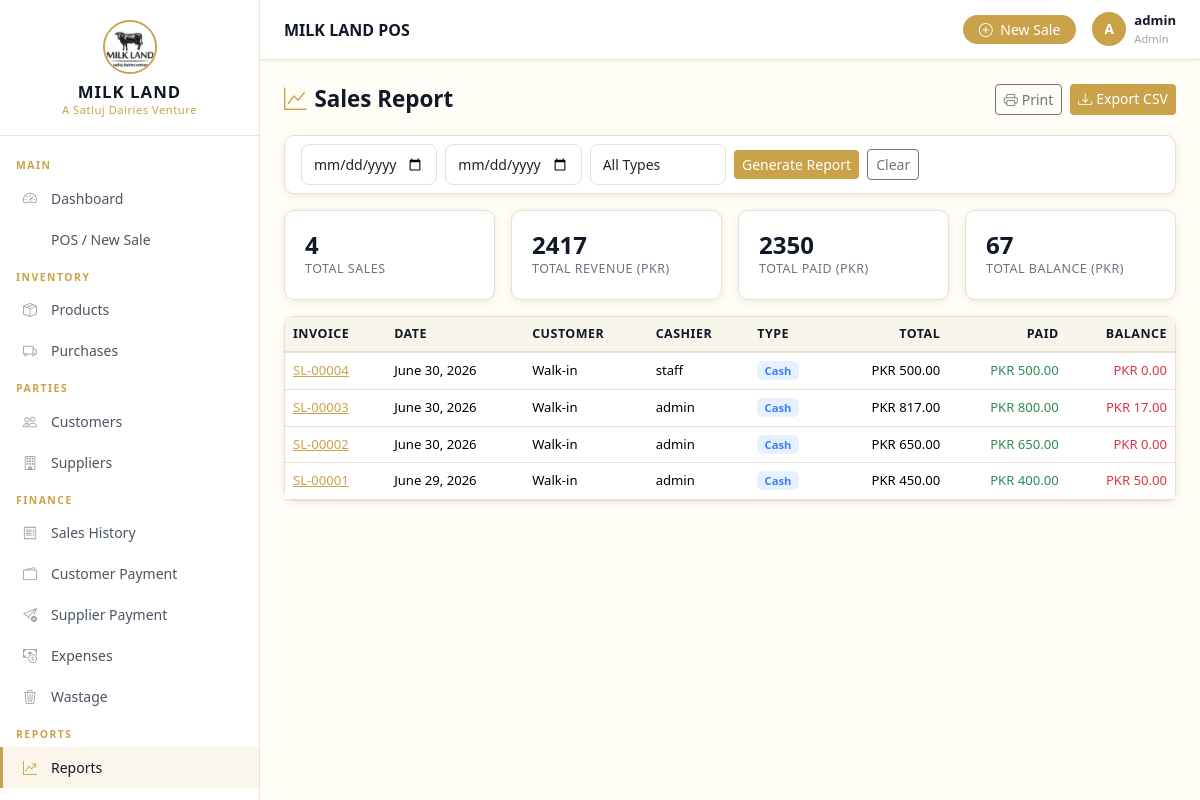
The app's page /reports/sales/ (signed in) with its own data.
### apps/sales/models.py (models this page shows, shortened)
class Sale(models.Model):
    SALE_TYPES = [
        ('Cash', 'Cash'),
        ('Credit', 'Credit'),
    ]
    invoice_number = models.CharField(max_length=50, unique=True)
    customer = models.ForeignKey(Customer, on_delete=models.SET_NULL, null=True, blank=True, related_name='sales')
    sale_date = models.DateField()
    sale_type = models.CharField(max_length=10, choices=SALE_TYPES, default='Cash')
    total_amount = models.DecimalField(max_digits=12, decimal_places=2, default=Decimal('0.00'))
    discount_percentage = models.DecimalField(max_digits=5, decimal_places=2, default=Decimal('0.00'))
    discount_amount = models.DecimalField(max_digits=12, decimal_places=2, default=Decimal('0.00'))
    grand_total = models.DecimalField(max_digits=12, decimal_places=2, default=Decimal('0.00'))
    paid_amount = models.DecimalField(max_digits=12, decimal_places=2, default=Decimal('0.00'))
    balance_amount = models.DecimalField(max_digits=12, decimal_places=2, default=Decimal('0.00'))
    notes = models.TextField(blank=True)
    cashier = models.ForeignKey(User, on_delete=models.SET_NULL, null=True, related_name='sales')
    created_at = models.DateTimeField(auto_now_add=True)
    updated_at = models.DateTimeField(auto_now=True)
    class Meta:
        ordering = ['-created_at']

### apps/reports/views.py (the view, shortened to what this page needs)
# urls.py: path('sales/', views.sales_report, name='sales'),
@login_required
def sales_report(request):
    date_from = request.GET.get('date_from', '')
    date_to = request.GET.get('date_to', '')
    sale_type = request.GET.get('sale_type', '')
    sales = Sale.objects.select_related('customer', 'cashier').all()
    if date_from:
        sales = sales.filter(sale_date__gte=date_from)
    if date_to:
        sales = sales.filter(sale_date__lte=date_to)
    if sale_type:
        sales = sales.filter(sale_type=sale_type)
    totals = sales.aggregate(
        total_sales=Sum('grand_total'),
        total_paid=Sum('paid_amount'),
        total_balance=Sum('balance_amount'),
        count=Count('id'),
    )
    return render(request, 'reports/sales_report.html', {
        'sales': sales, 'totals': totals,
        'date_from': date_from, 'date_to': date_to, 'sale_type': sale_type,
    })

### apps/core/context_processors.py (called while the page is built)
def business_settings(request):
    settings = BusinessSettings.get_settings()
    return {'business': settings}

### apps/core/models.py (called while the page is built)
    @classmethod
    def get_settings(cls):
        obj, _ = cls.objects.get_or_create(pk=1)
        return obj

### templates/reports/sales_report.html (shortened to what this page needs)
{% extends 'base.html' %}
{% load app_filters %}
{% block content %}
<div class="page-header">
  <h1><i class="bi bi-graph-up me-2 text-gold"></i>Sales Report</h1>
  <div class="d-flex gap-2">
    <button onclick="window.print()" class="btn btn-outline-secondary btn-sm no-print"><i class="bi bi-printer me-1"></i>Print</button>
    <a href="?{{ request.GET.urlencode }}&export=1" class="btn btn-gold btn-sm no-print"><i class="bi bi-download me-1"></i>Export CSV</a>
  </div>
</div>
<div class="card mb-3 no-print">
  <div class="card-body py-2">
    <form method="get" class="row g-2 align-items-center">
      <div class="col-sm-2"><input type="date" name="date_from" class="form-control form-control-sm" value="{{ date_from }}" placeholder="From"></div>
      <div class="col-sm-2"><input type="date" name="date_to" class="form-control form-control-sm" value="{{ date_to }}" placeholder="To"></div>
      <div class="col-sm-2">
        <select name="sale_type" class="form-select form-select-sm">
          <option value="">All Types</option>
        </select>
      </div>
      <div class="col-sm-auto">
        <button type="submit" class="btn btn-gold btn-sm">Generate Report</button>
        <a href="{% url 'reports:sales' %}" class="btn btn-outline-secondary btn-sm ms-1">Clear</a>
      </div>
    </form>
  </div>
</div>
{% if totals.count %}
<div class="row g-3 mb-3">
  <div class="col-sm-3"><div class="stat-card stat-gold"><div class="stat-value">{{ totals.count }}</div><div class="stat-label">Total Sales</div></div></div>
  <div class="col-sm-3"><div class="stat-card stat-green"><div class="stat-value">{{ totals.total_sales|floatformat:0|default:0 }}</div><div class="stat-label">Total Revenue (PKR)</div></div></div>
  <div class="col-sm-3"><div class="stat-card stat-blue"><div class="stat-value">{{ totals.total_paid|floatformat:0|default:0 }}</div><div class="stat-label">Total Paid (PKR)</div></div></div>
  <div class="col-sm-3"><div class="stat-card stat-red"><div class="stat-value">{{ totals.total_balance|floatformat:0|default:0 }}</div><div class="stat-label">Total Balance (PKR)</div></div></div>
</div>
{% endif %}
<div class="card">
  <div class="card-body p-0">
    <table class="table table-hover mb-0" style="font-size:0.82rem;">
      <thead><tr><th>Invoice</th><th>Date</th><th>Customer</th><th>Cashier</th><th>Type</th><th class="text-end">Total</th><th class="text-end">Paid</th><th class="text-end">Balance</th></tr></thead>
      <tbody>
        {% for sale in sales %}
        <tr>
          <td><a href="{% url 'sales:detail' sale.pk %}" style="color:var(--accent-gold);">{{ sale.invoice_number }}</a></td>
          <td>{{ sale.sale_date }}</td>
          <td>{{ sale.customer.name|default:"Walk-in" }}</td>
          <td>{{ sale.cashier.username|default:"-" }}</td>
          <td><span class="badge badge-{{ sale.sale_type|lower }}" style="font-size:0.7rem;">{{ sale.sale_type }}</span></td>
          <td class="text-end font-weight-bold">PKR {{ sale.grand_total|floatformat:2 }}</td>
          <td class="text-end" style="color:var(--success-green);">PKR {{ sale.paid_amount|floatformat:2 }}</td>
          <td class="text-end" style="color:var(--danger-red);">PKR {{ sale.balance_amount|floatformat:2 }}</td>
        </tr>
        {% empty %}
        <tr><td colspan="8" class="text-center text-muted py-4">No sales found for selected filters.</td></tr>
        {% endfor %}
      </tbody>
    </table>
  </div>
</div>
{% endblock %}

### templates/partials/navbar.html (shortened to what this page needs)
{% load static %}
<header class="top-navbar">
  <div class="d-flex align-items-center gap-3">
    <span class="page-title">{% block navbar_title %}MILK LAND POS{% endblock %}</span>
  </div>
  <div class="navbar-right">
    <a href="{% url 'sales:pos' %}" class="btn btn-sm btn-gold rounded-pill px-3">
      <i class="bi bi-plus-circle me-1"></i> New Sale
    </a>
    <div class="navbar-user">
      <div class="user-avatar">{{ user.username|first|upper }}</div>
      <div>
        <div style="font-size:0.82rem;font-weight:600;">{{ user.get_full_name|default:user.username }}</div>
        <div style="font-size:0.7rem;color:#9CA3AF;">{% if user.is_staff %}Admin{% else %}Sales Staff{% endif %}</div>
      </div>
    </div>
  </div>
</header>

### static/css/style.css (style rules this page uses)
:root { --primary-dark: #111827; --secondary-dark: #1F2937; --cream-bg: #FFFDF5; --soft-cream: #F8F5EA; --accent-gold: #C9A24A; --success-green: #2E8B57; --border-color: #E5E0D1; --danger-red: #DC3545; --sidebar-width: 260px; --sidebar-bg: #111827; --navbar-height: 60px; --text-light: #6B7280; --text-dark: #111827; --card-shadow: 0 2px 8px rgba(0,0,0,0.08); }
* { box-sizing: border-box; }
body { font-family: 'Segoe UI', system-ui, -apple-system, sans-serif; background-color: var(--cream-bg); color: var(--text-dark); margin: 0; }
.top-navbar { position: sticky; top: 0; height: var(--navbar-height); background: #fff; border-bottom: 1px solid var(--border-color); display: flex; align-items: center; justify-content: space-between; padding: 0 24px; z-index: 100; box-shadow: 0 1px 4px rgba(0,0,0,0.06); }
.top-navbar .page-title { font-weight: 600; font-size: 1rem; color: var(--text-dark); }
.top-navbar .navbar-right { display: flex; align-items: center; gap: 16px; }
.navbar-user { display: flex; align-items: center; gap: 8px; font-size: 0.85rem; color: var(--text-dark); }
.navbar-user .user-avatar { width: 34px; height: 34px; border-radius: 50%; background: var(--accent-gold); display: flex; align-items: center; justify-content: center; color: #fff; font-weight: 700; font-size: 0.85rem; }
.card { border: 1px solid var(--border-color); border-radius: 10px; box-shadow: var(--card-shadow); background: #fff; }
.stat-card { background: #fff; border: 1px solid var(--border-color); border-radius: 10px; padding: 20px; box-shadow: var(--card-shadow); position: relative; overflow: hidden; transition: transform 0.2s ease, box-shadow 0.2s ease; }
.stat-card .stat-value { font-size: 1.5rem; font-weight: 700; color: var(--text-dark); line-height: 1.2; }
.stat-card .stat-label { font-size: 0.78rem; color: var(--text-light); font-weight: 500; text-transform: uppercase; letter-spacing: 0.5px; }
.btn-gold { background: var(--accent-gold); color: #fff; border: none; }
.table { font-size: 0.875rem; }
.table th { background: var(--soft-cream); color: var(--text-dark); font-weight: 600; font-size: 0.78rem; text-transform: uppercase; letter-spacing: 0.5px; border-bottom: 2px solid var(--border-color); }
.table td { vertical-align: middle; border-color: var(--border-color); }
.form-control, .form-select { border: 1px solid var(--border-color); border-radius: 8px; padding: 9px 12px; font-size: 0.875rem; background: #fff; transition: border-color 0.2s, box-shadow 0.2s; }
.badge-cash { background: rgba(59,130,246,0.12); color: #3B82F6; }
.page-header { display: flex; align-items: center; justify-content: space-between; margin-bottom: 20px; flex-wrap: wrap; gap: 12px; }
.page-header h1 { font-size: 1.4rem; font-weight: 700; color: var(--text-dark); margin: 0; }
.text-gold { color: var(--accent-gold) !important; }

### records on screen
Sale: invoice_number "SL-00004", sale_date "June 30, 2026", customer.name "Walk-in", cashier.username "staff", sale_type "Cash", grand_total "500.00", paid_amount "500.00", balance_amount "0.00"
Sale: invoice_number "SL-00003", sale_date "June 30, 2026", customer.name "Walk-in", cashier.username "admin", sale_type "Cash", grand_total "817.00", paid_amount "800.00", balance_amount "17.00"
Sale: invoice_number "SL-00002", sale_date "June 30, 2026", customer.name "Walk-in", cashier.username "admin", sale_type "Cash", grand_total "650.00", paid_amount "650.00", balance_amount "0.00"
Sale: invoice_number "SL-00001", sale_date "June 29, 2026", customer.name "Walk-in", cashier.username "admin", sale_type "Cash", grand_total "450.00", paid_amount "400.00", balance_amount "50.00"

### other values on screen
{{ user.username|first|upper }} "A"
{{ user.get_full_name|default:user.username }} "admin"
{{ totals.count }} "4"
{{ totals.total_sales|floatformat:0|default:0 }} "2417"
{{ totals.total_paid|floatformat:0|default:0 }} "2350"
{{ totals.total_balance|floatformat:0|default:0 }} "67"
